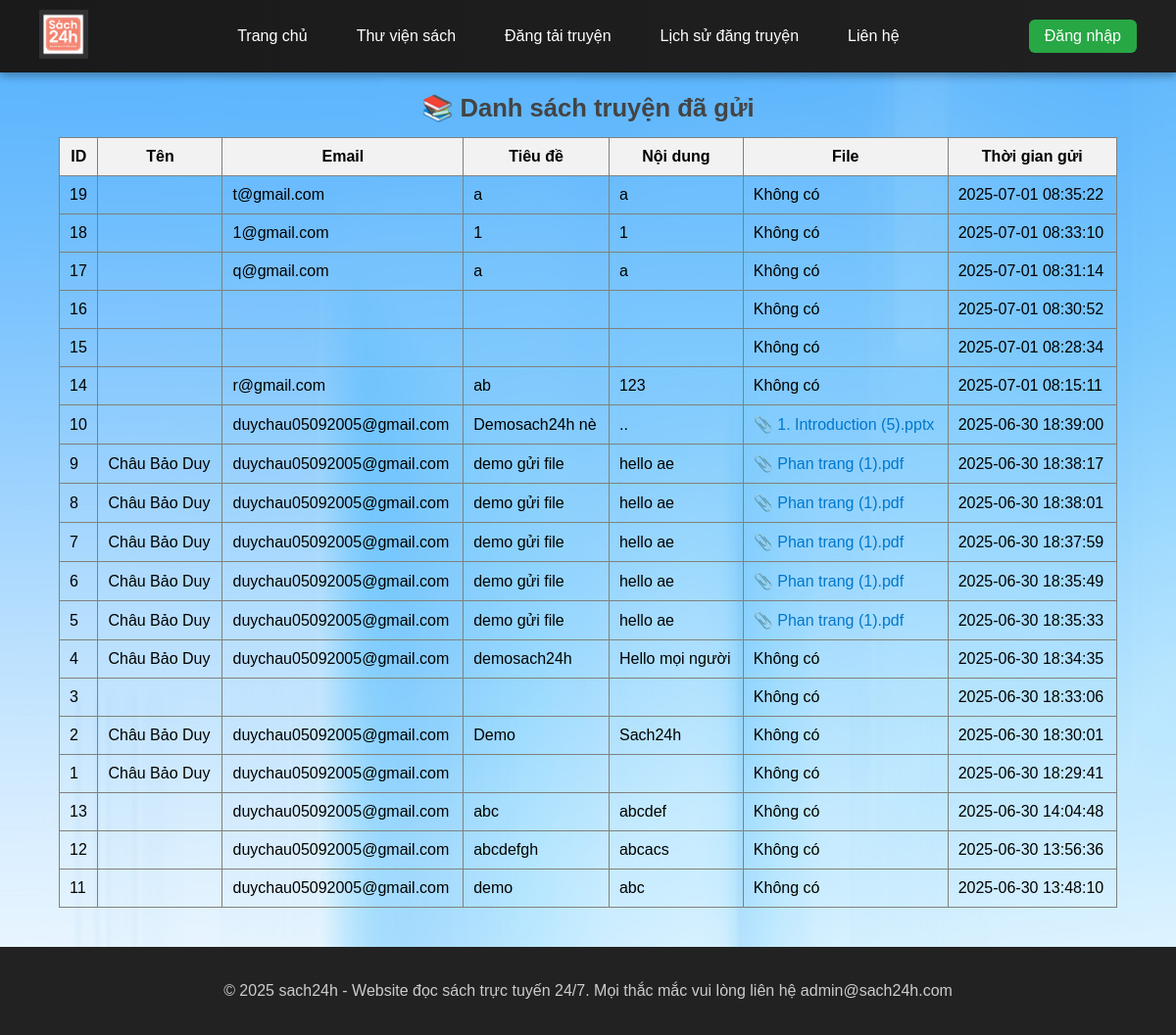
/Latest_story.php, run on the app's committed database.
### tables this page shows
CREATE TABLE `submissions` (
  `id` int(11) NOT NULL,
  `name` varchar(100) DEFAULT NULL,
  `email` varchar(100) DEFAULT NULL,
  `title` varchar(255) DEFAULT NULL,
  `content` text DEFAULT NULL,
  `attachment` varchar(255) DEFAULT NULL,
  `submitted_at` datetime DEFAULT current_timestamp()
);

### Latest_story.php (the view)
<?php
include 'includes/db.php';
include 'includes/header.php';
?>
<h2 style="text-align: center;">📚 Danh sách truyện đã gửi</h2>
<table border="1" cellpadding="10" cellspacing="0" style="width: 90%; margin: auto; border-collapse: collapse;">
    <thead>
        <tr style="background-color: #f2f2f2;">
            <th>ID</th>
            <th>Tên</th>
            <th>Email</th>
            <th>Tiêu đề</th>
            <th>Nội dung</th>
            <th>File</th>
            <th>Thời gian gửi</th>
        </tr>
    </thead>
    <tbody>
        <?php
        $result = $conn->query("SELECT * FROM submissions ORDER BY submitted_at DESC");
        while ($row = $result->fetch_assoc()):
        ?>
        <tr>
            <td><?= $row['id'] ?></td>
            <td><?= htmlspecialchars($row['name']) ?></td>
            <td><?= htmlspecialchars($row['email']) ?></td>
            <td><?= htmlspecialchars($row['title']) ?></td>
            <td><?= nl2br(htmlspecialchars($row['content'])) ?></td>
            <td>
                <?php if ($row['attachment']): ?>
                <a href="uploads/<?= $row['attachment'] ?>" target="_blank">📎 <?= $row['attachment'] ?></a>
                <?php else: ?>
                Không có
                <?php endif; ?>
            </td>
            <td><?= $row['submitted_at'] ?></td>
        </tr>
        <?php endwhile; ?>
    </tbody>
</table>
<?php include 'includes/footer.php'; ?>

### assets/css/style.css (style rules this page uses)
body { font-family: Arial, sans-serif; margin: 0; background-image: url("../images/background.jpg"); background-size: cover; background-repeat: no-repeat; background-attachment: fixed; }
h2 { font-size: 1.6rem; color: #444; margin-bottom: 15px; }
a { text-decoration: none; color: #0077cc; }

### data on the page
submissions: id "19", email "t@gmail.com", title "a", content "a", attachment "Không có", submitted_at "2025-07-01 08:35:22"
submissions: id "18", email "1@gmail.com", title "1", content "1", attachment "Không có", submitted_at "2025-07-01 08:33:10"
submissions: id "17", email "q@gmail.com", title "a", content "a", attachment "Không có", submitted_at "2025-07-01 08:31:14"
submissions: id "16", attachment "Không có", submitted_at "2025-07-01 08:30:52"
submissions: id "15", attachment "Không có", submitted_at "2025-07-01 08:28:34"
submissions: id "14", email "r@gmail.com", title "ab", content "123", attachment "Không có", submitted_at "2025-07-01 08:15:11"
submissions: id "10", email "duychau05092005@gmail.com", title "Demosach24h nè", content "..", attachment "1. Introduction (5).pptx", submitted_at "2025-06-30 18:39:00"
submissions: id "9", name "Châu Bảo Duy", email "duychau05092005@gmail.com", title "demo gửi file", content "hello ae", attachment "Phan trang (1).pdf", submitted_at "2025-06-30 18:38:17"
submissions: id "8", name "Châu Bảo Duy", email "duychau05092005@gmail.com", title "demo gửi file", content "hello ae", attachment "Phan trang (1).pdf", submitted_at "2025-06-30 18:38:01"
submissions: id "7", name "Châu Bảo Duy", email "duychau05092005@gmail.com", title "demo gửi file", content "hello ae", attachment "Phan trang (1).pdf", submitted_at "2025-06-30 18:37:59"
submissions: id "6", name "Châu Bảo Duy", email "duychau05092005@gmail.com", title "demo gửi file", content "hello ae", attachment "Phan trang (1).pdf", submitted_at "2025-06-30 18:35:49"
submissions: id "5", name "Châu Bảo Duy", email "duychau05092005@gmail.com", title "demo gửi file", content "hello ae", attachment "Phan trang (1).pdf", submitted_at "2025-06-30 18:35:33"
submissions: id "4", name "Châu Bảo Duy", email "duychau05092005@gmail.com", title "demosach24h", content "Hello mọi người", attachment "Không có", submitted_at "2025-06-30 18:34:35"
submissions: id "3", attachment "Không có", submitted_at "2025-06-30 18:33:06"
submissions: id "2", name "Châu Bảo Duy", email "duychau05092005@gmail.com", title "Demo", content "Sach24h", attachment "Không có", submitted_at "2025-06-30 18:30:01"
submissions: id "1", name "Châu Bảo Duy", email "duychau05092005@gmail.com", attachment "Không có", submitted_at "2025-06-30 18:29:41"
submissions: id "13", email "duychau05092005@gmail.com", title "abc", content "abcdef", attachment "Không có", submitted_at "2025-06-30 14:04:48"
submissions: id "12", email "duychau05092005@gmail.com", title "abcdefgh", content "abcacs", attachment "Không có", submitted_at "2025-06-30 13:56:36"
submissions: id "11", email "duychau05092005@gmail.com", title "demo", content "abc", attachment "Không có", submitted_at "2025-06-30 13:48:10"
